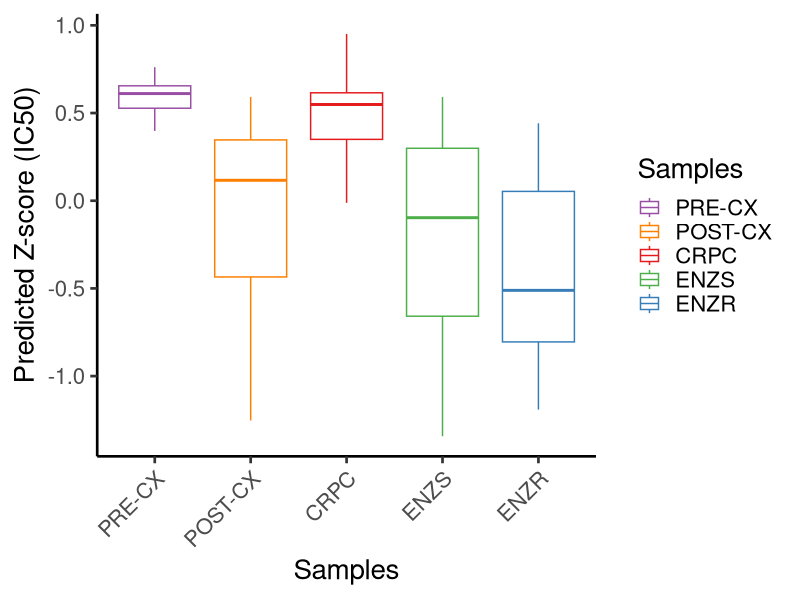

Write the R code that produced this figure.
##loading libraries
library(ggridges)
library(ggplot2)

##loading predictions
Predictions = read.csv("ATTX_predictions.csv",sep=",",header = T,stringsAsFactors = F,row.names = 1,check.names = F)
pos = which(rownames(Predictions) %in% "Sapitinib")
Predictions = Predictions[pos,]

pred = reshape2::melt(Predictions)


##loading metadata
metadata = read.csv("metadata.csv",sep=",",header = T,stringsAsFactors = F)
colnames(metadata)[1] = "variable"

##Preparing data
df = merge(pred,metadata,by="variable")



df$Samples <- factor(df$Samples, levels = c("PRE-CX", "POST-CX","CRPC","ENZS" ,"ENZR"))



library(ggplot2)
ggplot(df, aes(x=Samples, y=value,col=Samples)) + 
  geom_boxplot(outlier.shape = NA)+scale_color_manual( values=c(CRPC="#E41A1C",ENZR="#377EB8",ENZS="#4DAF4A","PRE-CX"="#984EA3","POST-CX"="#FF7F00"))+theme_classic(base_size = 20)+theme(axis.text.x = element_text(angle = 45, hjust=1))+ylab("Predicted Z-score (IC50)")

